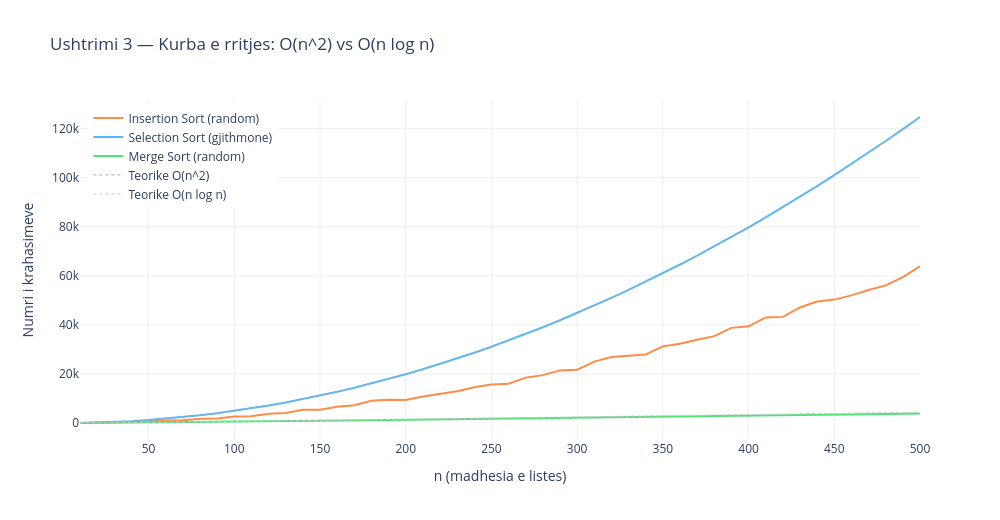

Here is the notebook cell this chart was saved with:
### Markdown cell above
---

## Ushtrimi 3 — Kurba e Rritjes: O(n²) vs O(n log n)

### Qëllimi
Të vizualizojmë si rritet numri i krahasimeve kur n rritet —
dhe të kuptojmë pse diferenca midis O(n²) dhe O(n log n) bëhet dramatike.

### Çfarë tregon grafiku?
Të gjithë algoritmet mbi të njëjtat boshte — kjo tregon vizualisht:
- O(n²): parabolë — dyfishimi i n → 4x më shumë krahasime
- O(n log n): pothuajse lineare — dyfishimi i n → pak më shumë se 2x krahasime

### Code cell
import random, math
import plotly.graph_objects as go

def ins_cmps(src):
    a, c = src[:], 0
    for i in range(1, len(a)):
        k, j = a[i], i-1
        while j >= 0 and a[j] > k: c += 1; a[j+1] = a[j]; j -= 1
        if j >= 0: c += 1
        a[j+1] = k
    return c

def sel_cmps(src):
    a, c = src[:], 0
    for i in range(len(a)-1):
        m = i
        for j in range(i+1, len(a)): c += 1; m = j if a[j] < a[m] else m
        a[i], a[m] = a[m], a[i]
    return c

def merge_cmps(src):
    a, c = src[:], 0
    def mg(lo, mid, hi):
        nonlocal c
        L, R, i, j, k = a[lo:mid], a[mid:hi], 0, 0, lo
        while i < len(L) and j < len(R):
            c += 1
            if L[i] <= R[j]: a[k] = L[i]; i += 1
            else:             a[k] = R[j]; j += 1
            k += 1
        a[k:hi] = L[i:] + R[j:]
    sz = 1
    while sz < len(a):
        for lo in range(0, len(a), 2*sz):
            mid, hi = min(lo+sz, len(a)), min(lo+2*sz, len(a))
            if mid < hi: mg(lo, mid, hi)
        sz *= 2
    return c

sizes = list(range(10, 501, 10))
print("Duke llogaritur...", end="", flush=True)
ins_y   = [ins_cmps(random.sample(range(1, s*3+1), s)) for s in sizes]
sel_y   = [s*(s-1)//2 for s in sizes]
merge_y = [merge_cmps(random.sample(range(1, s*3+1), s)) for s in sizes]
print(" gati!")

theo_n2    = [s*(s-1)//2          for s in sizes]
theo_nlogn = [int(s*math.log2(s)) for s in sizes]

fig = go.Figure()
fig.add_trace(go.Scatter(x=sizes, y=ins_y,   name="Insertion Sort (random)",      line=dict(color="#FF8C46", width=2)))
fig.add_trace(go.Scatter(x=sizes, y=sel_y,   name="Selection Sort (gjithmone)",   line=dict(color="#50B9FF", width=2)))
fig.add_trace(go.Scatter(x=sizes, y=merge_y, name="Merge Sort (random)",          line=dict(color="#50E178", width=2)))
fig.add_trace(go.Scatter(x=sizes, y=theo_n2,    name="Teorike O(n^2)",    line=dict(color="#aaa", width=1, dash="dot")))
fig.add_trace(go.Scatter(x=sizes, y=theo_nlogn, name="Teorike O(n log n)",line=dict(color="#ccc", width=1, dash="dot")))

fig.update_layout(
    title="Ushtrimi 3 — Kurba e rritjes: O(n^2) vs O(n log n)",
    xaxis=dict(title="n (madhesia e listes)", gridcolor="#eee"),
    yaxis=dict(title="Numri i krahasimeve", gridcolor="#eee"),
    plot_bgcolor="white", height=520, width=1000,
    legend=dict(x=0.01, y=0.99),
    hoverlabel=dict(bgcolor="#1e1e2e", font_color="white")
)
fig.show()

### Figure 1 — Plotly figure (JSON) as saved in the notebook; plotly's stock layout.template omitted (floating-point values rounded to 4 significant figures)
{"data": [{"line": {"color": "#FF8C46", "width": 2}, "name": "Insertion Sort (random)", "type": "scatter", "x": [10, 20, 30, 40, 50, 60, 70, 80, 90, 100, 110, 120, 130, 140, 150, 160, 170, 180, 190, 200, 210, 220, 230, 240, 250, 260, 270, 280, 290, 300, 310, 320, 330, 340, 350, 360, 370, 380, 390, 400, 410, 420, 430, 440, 450, 460, 470, 480, 490, 500], "y": [28, 89, 277, 424, 650, 1072, 1170, 1712, 1839, 2682, 2803, 3783, 4111, 5391, 5452, 6640, 7292, 9107, 9514, 9436, 10804, 11835, 12971, 14613, 15740, 16056, 18524, 19540, 21463, 21745, 25057, 26931, 27503, 27968, 31266, 32367, 33960, 35419, 38801, 39449, 43056, 43277, 47119, 49539, 50323, 52051, 54227, 56126, 59520, 63840]}, {"line": {"color": "#50B9FF", "width": 2}, "name": "Selection Sort (gjithmone)", "type": "scatter", "x": [10, 20, 30, 40, 50, 60, 70, 80, 90, 100, 110, 120, 130, 140, 150, 160, 170, 180, 190, 200, 210, 220, 230, 240, 250, 260, 270, 280, 290, 300, 310, 320, 330, 340, 350, 360, 370, 380, 390, 400, 410, 420, 430, 440, 450, 460, 470, 480, 490, 500], "y": [45, 190, 435, 780, 1225, 1770, 2415, 3160, 4005, 4950, 5995, 7140, 8385, 9730, 11175, 12720, 14365, 16110, 17955, 19900, 21945, 24090, 26335, 28680, 31125, 33670, 36315, 39060, 41905, 44850, 47895, 51040, 54285, 57630, 61075, 64620, 68265, 72010, 75855, 79800, 83845, 87990, 92235, 96580, 101025, 105570, 110215, 114960, 119805, 124750]}, {"line": {"color": "#50E178", "width": 2}, "name": "Merge Sort (random)", "type": "scatter", "x": [10, 20, 30, 40, 50, 60, 70, 80, 90, 100, 110, 120, 130, 140, 150, 160, 170, 180, 190, 200, 210, 220, 230, 240, 250, 260, 270, 280, 290, 300, 310, 320, 330, 340, 350, 360, 370, 380, 390, 400, 410, 420, 430, 440, 450, 460, 470, 480, 490, 500], "y": [24, 71, 115, 171, 230, 290, 389, 427, 484, 547, 619, 681, 820, 881, 949, 1016, 1091, 1134, 1226, 1335, 1372, 1448, 1543, 1609, 1673, 1947, 2022, 2084, 2133, 2211, 2289, 2350, 2453, 2509, 2588, 2663, 2734, 2798, 2962, 3043, 3134, 3187, 3262, 3344, 3462, 3539, 3579, 3702, 3768, 3869]}, {"line": {"color": "#aaa", "dash": "dot", "width": 1}, "name": "Teorike O(n^2)", "type": "scatter", "x": [10, 20, 30, 40, 50, 60, 70, 80, 90, 100, 110, 120, 130, 140, 150, 160, 170, 180, 190, 200, 210, 220, 230, 240, 250, 260, 270, 280, 290, 300, 310, 320, 330, 340, 350, 360, 370, 380, 390, 400, 410, 420, 430, 440, 450, 460, 470, 480, 490, 500], "y": [45, 190, 435, 780, 1225, 1770, 2415, 3160, 4005, 4950, 5995, 7140, 8385, 9730, 11175, 12720, 14365, 16110, 17955, 19900, 21945, 24090, 26335, 28680, 31125, 33670, 36315, 39060, 41905, 44850, 47895, 51040, 54285, 57630, 61075, 64620, 68265, 72010, 75855, 79800, 83845, 87990, 92235, 96580, 101025, 105570, 110215, 114960, 119805, 124750]}, {"line": {"color": "#ccc", "dash": "dot", "width": 1}, "name": "Teorike O(n log n)", "type": "scatter", "x": [10, 20, 30, 40, 50, 60, 70, 80, 90, 100, 110, 120, 130, 140, 150, 160, 170, 180, 190, 200, 210, 220, 230, 240, 250, 260, 270, 280, 290, 300, 310, 320, 330, 340, 350, 360, 370, 380, 390, 400, 410, 420, 430, 440, 450, 460, 470, 480, 490, 500], "y": [33, 86, 147, 212, 282, 354, 429, 505, 584, 664, 745, 828, 912, 998, 1084, 1171, 1259, 1348, 1438, 1528, 1619, 1711, 1804, 1897, 1991, 2085, 2180, 2276, 2372, 2468, 2565, 2663, 2760, 2859, 2957, 3057, 3156, 3256, 3356, 3457, 3558, 3659, 3761, 3863, 3966, 4068, 4171, 4275, 4378, 4482]}], "layout": {"height": 520, "hoverlabel": {"bgcolor": "#1e1e2e", "font": {"color": "white"}}, "legend": {"x": 0.01, "y": 0.99}, "plot_bgcolor": "white", "title": {"text": "Ushtrimi 3 — Kurba e rritjes: O(n^2) vs O(n log n)"}, "width": 1000, "xaxis": {"gridcolor": "#eee", "title": {"text": "n (madhesia e listes)"}}, "yaxis": {"gridcolor": "#eee", "title": {"text": "Numri i krahasimeve"}}}}
